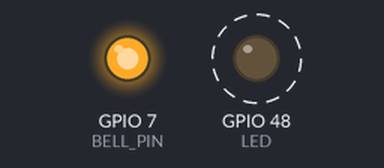
A sketch run on a simulated ESP32-S3. Parts: output pins drawn as LEDs (lit = HIGH). Dashed ring = blinking. What the sketch prints to the serial monitor is not drawn. At 21.0 s the program puts the board to deep sleep or switches it off; the recording ends there.

Above: at 0.5 s.
At 1.5 s:
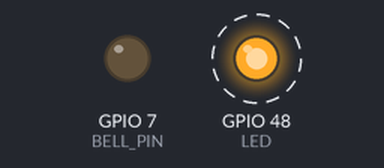
Timing chart, 0 to 3.0 s (numbered marks = the images above):
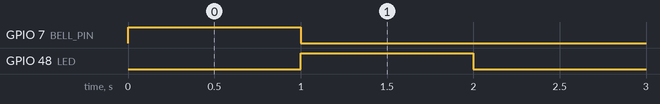

The sketch:

minimum-breadboard.ino
```cpp
// #define LED 3  // for the PCB
#define LED LED_BUILTIN  // for the breadboard with PCB

#define BELL_PIN 7
#define WAKEUP_INTERRUPT_PIN 4
RTC_DATA_ATTR int bootCount = 0;

void setup() {
  ++bootCount;
  Serial.begin(115200);

  Serial.println("Boot number: " + String(bootCount));

  // ring the bell
  Serial.println("Ringing the bell");
  pinMode(BELL_PIN, OUTPUT);
  digitalWrite(BELL_PIN, HIGH);
  delay(1000);
  digitalWrite(BELL_PIN, LOW);

  // blink the LED 10 times to indicate that the device is awake
  pinMode(LED, OUTPUT);
  for (int i = 0; i < 10; ++i) {
    digitalWrite(LED, HIGH);
    delay(1000);
    digitalWrite(LED, LOW);
    delay(1000);
  }

  // go to deep sleep
  Serial.println("Going to deep sleep now");

  esp_deep_sleep_enable_gpio_wakeup(1 << WAKEUP_INTERRUPT_PIN,
    ESP_GPIO_WAKEUP_GPIO_HIGH);
  esp_deep_sleep_start();
}

void loop() { }
```

Measured:
- by itself, GPIO 7 (BELL_PIN): LOW → HIGH at 0.00 s, → LOW 1.0 s later
- by itself, GPIO 48 (LED): alternates HIGH for 1.0 s and LOW for 1.0 s
